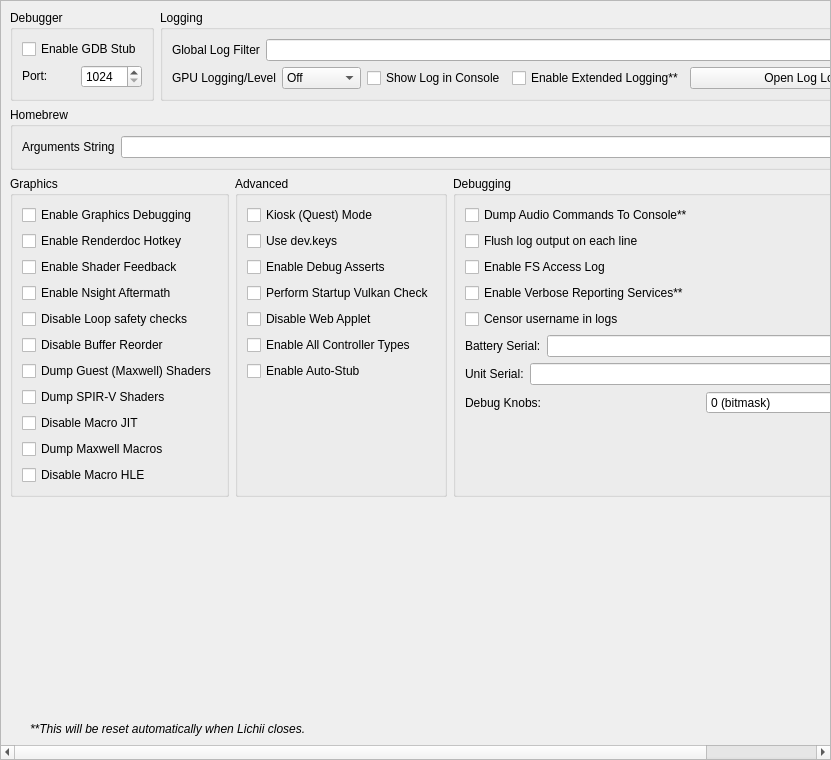
<?xml version="1.0" encoding="UTF-8"?>
<ui version="4.0">
 <class>ConfigureDebug</class>
 <widget class="QScrollArea" name="ConfigureDebug">
  <property name="geometry">
   <rect>
    <x>0</x>
    <y>0</y>
    <width>831</width>
    <height>760</height>
   </rect>
  </property>
  <property name="widgetResizable">
   <bool>true</bool>
  </property>
  <widget class="QWidget" name="widget">
   <property name="geometry">
    <rect>
     <x>0</x>
     <y>0</y>
     <width>829</width>
     <height>758</height>
    </rect>
   </property>
   <layout class="QVBoxLayout" name="verticalLayout_1">
    <item>
     <layout class="QHBoxLayout" name="horizontalLayout">
      <property name="topMargin">
       <number>0</number>
      </property>
      <item>
       <widget class="QGroupBox" name="groupBox">
        <property name="sizePolicy">
         <sizepolicy hsizetype="Preferred" vsizetype="Preferred">
          <horstretch>0</horstretch>
          <verstretch>0</verstretch>
         </sizepolicy>
        </property>
        <property name="title">
         <string>Debugger</string>
        </property>
        <property name="alignment">
         <set>Qt::AlignmentFlag::AlignLeading|Qt::AlignmentFlag::AlignLeft|Qt::AlignmentFlag::AlignTop</set>
        </property>
        <property name="flat">
         <bool>false</bool>
        </property>
        <property name="checkable">
         <bool>false</bool>
        </property>
        <layout class="QVBoxLayout" name="verticalLayout_3">
         <item>
          <widget class="QWidget" name="debug_widget" native="true">
           <property name="sizePolicy">
            <sizepolicy hsizetype="Preferred" vsizetype="Maximum">
             <horstretch>0</horstretch>
             <verstretch>0</verstretch>
            </sizepolicy>
           </property>
           <layout class="QVBoxLayout" name="verticalLayout">
            <property name="sizeConstraint">
             <enum>QLayout::SizeConstraint::SetDefaultConstraint</enum>
            </property>
            <property name="leftMargin">
             <number>0</number>
            </property>
            <property name="topMargin">
             <number>0</number>
            </property>
            <property name="rightMargin">
             <number>0</number>
            </property>
            <property name="bottomMargin">
             <number>0</number>
            </property>
            <item>
             <widget class="QCheckBox" name="toggle_gdbstub">
              <property name="toolTip">
               <string>Starts a GDB stub server so a debugger can attach to the emulated program.</string>
              </property>
              <property name="sizePolicy">
               <sizepolicy hsizetype="Maximum" vsizetype="Maximum">
                <horstretch>0</horstretch>
                <verstretch>0</verstretch>
               </sizepolicy>
              </property>
              <property name="text">
               <string>Enable GDB Stub</string>
              </property>
             </widget>
            </item>
            <item>
             <widget class="QWidget" name="horizontalWidget_3" native="true">
              <property name="sizePolicy">
               <sizepolicy hsizetype="Preferred" vsizetype="Maximum">
                <horstretch>0</horstretch>
                <verstretch>0</verstretch>
               </sizepolicy>
              </property>
              <layout class="QHBoxLayout" name="horizontalLayout_3">
               <property name="leftMargin">
                <number>0</number>
               </property>
               <property name="topMargin">
                <number>0</number>
               </property>
               <property name="rightMargin">
                <number>0</number>
               </property>
               <property name="bottomMargin">
                <number>0</number>
               </property>
               <item>
                <widget class="QLabel" name="label_11">
                 <property name="sizePolicy">
                  <sizepolicy hsizetype="Minimum" vsizetype="Maximum">
                   <horstretch>0</horstretch>
                   <verstretch>0</verstretch>
                  </sizepolicy>
                 </property>
                 <property name="text">
                  <string>Port:</string>
                 </property>
                </widget>
               </item>
               <item>
                <widget class="QSpinBox" name="gdbport_spinbox">
                 <property name="toolTip">
                  <string>TCP port the GDB stub listens on.</string>
                 </property>
                 <property name="sizePolicy">
                  <sizepolicy hsizetype="Preferred" vsizetype="Maximum">
                   <horstretch>0</horstretch>
                   <verstretch>0</verstretch>
                  </sizepolicy>
                 </property>
                 <property name="minimum">
                  <number>1024</number>
                 </property>
                 <property name="maximum">
                  <number>65535</number>
                 </property>
                </widget>
               </item>
              </layout>
             </widget>
            </item>
           </layout>
          </widget>
         </item>
        </layout>
       </widget>
      </item>
      <item>
       <widget class="QGroupBox" name="groupBox_2">
        <property name="sizePolicy">
         <sizepolicy hsizetype="Expanding" vsizetype="Preferred">
          <horstretch>0</horstretch>
          <verstretch>0</verstretch>
         </sizepolicy>
        </property>
        <property name="title">
         <string>Logging</string>
        </property>
        <layout class="QGridLayout" name="gridLayout_1">
         <item row="0" column="0" colspan="4">
          <widget class="QWidget" name="logging_widget" native="true">
           <property name="sizePolicy">
            <sizepolicy hsizetype="Preferred" vsizetype="Maximum">
             <horstretch>0</horstretch>
             <verstretch>0</verstretch>
            </sizepolicy>
           </property>
           <layout class="QHBoxLayout" name="horizontalLayout_1">
            <property name="leftMargin">
             <number>0</number>
            </property>
            <property name="topMargin">
             <number>0</number>
            </property>
            <property name="rightMargin">
             <number>0</number>
            </property>
            <property name="bottomMargin">
             <number>0</number>
            </property>
            <item>
             <widget class="QLabel" name="label_1">
              <property name="sizePolicy">
               <sizepolicy hsizetype="Preferred" vsizetype="Preferred">
                <horstretch>0</horstretch>
                <verstretch>0</verstretch>
               </sizepolicy>
              </property>
              <property name="text">
               <string>Global Log Filter</string>
              </property>
             </widget>
            </item>
            <item>
             <widget class="QLineEdit" name="log_filter_edit">
              <property name="toolTip">
               <string>Filter that limits which log classes and levels are written, for example "*:Info Service:Debug".</string>
              </property>
             </widget>
            </item>
           </layout>
          </widget>
         </item>
         <item row="1" column="0">
          <widget class="QWidget" name="gpu_log_level_widget" native="true">
           <property name="sizePolicy">
            <sizepolicy hsizetype="Preferred" vsizetype="Maximum">
             <horstretch>0</horstretch>
             <verstretch>0</verstretch>
            </sizepolicy>
           </property>
           <layout class="QHBoxLayout" name="gpu_log_level_layout">
            <property name="leftMargin">
             <number>0</number>
            </property>
            <property name="topMargin">
             <number>0</number>
            </property>
            <property name="rightMargin">
             <number>0</number>
            </property>
            <property name="bottomMargin">
             <number>0</number>
            </property>
            <item>
             <widget class="QLabel" name="gpu_log_level_label">
              <property name="text">
               <string>GPU Logging/Level</string>
              </property>
             </widget>
            </item>
            <item>
             <widget class="QComboBox" name="gpu_log_level">
              <property name="toolTip">
               <string>Detail level for GPU logs. Off disables logging entirely.</string>
              </property>
              <item>
               <property name="text">
                <string>Off</string>
               </property>
              </item>
              <item>
               <property name="text">
                <string>Errors</string>
               </property>
              </item>
              <item>
               <property name="text">
                <string>Standard</string>
               </property>
              </item>
              <item>
               <property name="text">
                <string>Verbose</string>
               </property>
              </item>
              <item>
               <property name="text">
                <string>All</string>
               </property>
              </item>
             </widget>
            </item>
           </layout>
          </widget>
         </item>
         <item row="1" column="1">
          <widget class="QCheckBox" name="toggle_console">
           <property name="toolTip">
            <string>Also prints the log to the console window.</string>
           </property>
           <property name="text">
            <string>Show Log in Console</string>
           </property>
          </widget>
         </item>
         <item row="1" column="2">
          <widget class="QCheckBox" name="extended_logging">
           <property name="enabled">
            <bool>true</bool>
           </property>
           <property name="toolTip">
            <string>When checked, the max size of the log increases from 100 MB to 1 GB</string>
           </property>
           <property name="text">
            <string>Enable Extended Logging**</string>
           </property>
          </widget>
         </item>
         <item row="1" column="3">
          <widget class="QPushButton" name="open_log_button">
           <property name="sizePolicy">
            <sizepolicy hsizetype="Expanding" vsizetype="Maximum">
             <horstretch>1</horstretch>
             <verstretch>0</verstretch>
            </sizepolicy>
           </property>
           <property name="minimumSize">
            <size>
             <width>250</width>
             <height>0</height>
            </size>
           </property>
           <property name="text">
            <string>Open Log Location</string>
           </property>
          </widget>
         </item>
        </layout>
       </widget>
      </item>
     </layout>
    </item>
    <item>
     <widget class="QGroupBox" name="groupBox_3">
      <property name="title">
       <string>Homebrew</string>
      </property>
      <layout class="QVBoxLayout" name="verticalLayout_5">
       <item>
        <layout class="QHBoxLayout" name="horizontalLayout_4">
         <item>
          <widget class="QLabel" name="label_3">
           <property name="text">
            <string>Arguments String</string>
           </property>
          </widget>
         </item>
         <item>
          <widget class="QLineEdit" name="homebrew_args_edit">
           <property name="toolTip">
            <string>Arguments passed to the program when it starts, for homebrew that reads command line arguments. Can only be changed while no game is running.</string>
           </property>
          </widget>
         </item>
        </layout>
       </item>
      </layout>
     </widget>
    </item>
    <item>
     <layout class="QHBoxLayout" name="horizontalLayout_2">
      <item>
       <widget class="QGroupBox" name="groupBox_4">
        <property name="title">
         <string>Graphics</string>
        </property>
        <layout class="QGridLayout" name="gridLayout_2">
         <item row="4" column="0">
          <widget class="QCheckBox" name="disable_loop_safety_checks">
           <property name="toolTip">
            <string>When checked, it executes shaders without loop logic changes</string>
           </property>
           <property name="text">
            <string>Disable Loop safety checks</string>
           </property>
          </widget>
         </item>
         <item row="9" column="0">
          <widget class="QCheckBox" name="dump_macros">
           <property name="enabled">
            <bool>true</bool>
           </property>
           <property name="toolTip">
            <string>When checked, it will dump all the macro programs of the GPU</string>
           </property>
           <property name="text">
            <string>Dump Maxwell Macros</string>
           </property>
          </widget>
         </item>
         <item row="3" column="0">
          <widget class="QCheckBox" name="enable_nsight_aftermath">
           <property name="toolTip">
            <string>When checked, it enables Nsight Aftermath crash dumps</string>
           </property>
           <property name="text">
            <string>Enable Nsight Aftermath</string>
           </property>
          </widget>
         </item>
         <item row="6" column="0">
          <widget class="QCheckBox" name="dump_guest_shaders">
           <property name="enabled">
            <bool>true</bool>
           </property>
           <property name="toolTip">
            <string>When checked, it will dump original Maxwell guest shader bytecode (the input to the recompiler) as .ash files under DumpDir/shaders/. Useful for inspection with nvdisasm.</string>
           </property>
           <property name="text">
            <string>Dump Guest (Maxwell) Shaders</string>
           </property>
          </widget>
         </item>
         <item row="1" column="0">
          <widget class="QCheckBox" name="enable_renderdoc_hotkey">
           <property name="toolTip">
            <string>Enables a hotkey to capture a frame with RenderDoc. Only useful for graphics debugging.</string>
           </property>
           <property name="text">
            <string>Enable Renderdoc Hotkey</string>
           </property>
          </widget>
         </item>
         <item row="8" column="0">
          <widget class="QCheckBox" name="disable_macro_jit">
           <property name="enabled">
            <bool>true</bool>
           </property>
           <property name="toolTip">
            <string>When checked, it disables the macro Just In Time compiler. Enabling this makes games run slower</string>
           </property>
           <property name="text">
            <string>Disable Macro JIT</string>
           </property>
          </widget>
         </item>
         <item row="10" column="0">
          <widget class="QCheckBox" name="disable_macro_hle">
           <property name="enabled">
            <bool>true</bool>
           </property>
           <property name="toolTip">
            <string>When checked, it disables the macro HLE functions. Enabling this makes games run slower</string>
           </property>
           <property name="text">
            <string>Disable Macro HLE</string>
           </property>
          </widget>
         </item>
         <item row="0" column="0">
          <widget class="QCheckBox" name="enable_graphics_debugging">
           <property name="enabled">
            <bool>true</bool>
           </property>
           <property name="toolTip">
            <string>When checked, the graphics API enters a slower debugging mode</string>
           </property>
           <property name="text">
            <string>Enable Graphics Debugging</string>
           </property>
          </widget>
         </item>
         <item row="11" column="0">
          <spacer name="verticalSpacer_5">
           <property name="orientation">
            <enum>Qt::Orientation::Vertical</enum>
           </property>
           <property name="sizeType">
            <enum>QSizePolicy::Policy::Preferred</enum>
           </property>
           <property name="sizeHint" stdset="0">
            <size>
             <width>20</width>
             <height>0</height>
            </size>
           </property>
          </spacer>
         </item>
         <item row="2" column="0">
          <widget class="QCheckBox" name="enable_shader_feedback">
           <property name="toolTip">
            <string>When checked, yuzu will log statistics about the compiled pipeline cache</string>
           </property>
           <property name="text">
            <string>Enable Shader Feedback</string>
           </property>
          </widget>
         </item>
         <item row="5" column="0">
          <widget class="QCheckBox" name="disable_buffer_reorder">
           <property name="toolTip">
            <string>&lt;html&gt;&lt;head/&gt;&lt;body&gt;&lt;p&gt;When checked, disables reordering of mapped memory uploads which allows to associate uploads with specific draws. May reduce performance in some cases.&lt;/p&gt;&lt;/body&gt;&lt;/html&gt;</string>
           </property>
           <property name="text">
            <string>Disable Buffer Reorder</string>
           </property>
          </widget>
         </item>
         <item row="7" column="0">
          <widget class="QCheckBox" name="gpu_log_shader_dumps">
           <property name="toolTip">
            <string>When checked, it will dump the recompiler's output SPIR-V binaries (.spv) under LogDir/shaders/. Inspect via SPIRV-Tools (spirv-dis / spirv-cross / spirv-val) or RenderDoc.</string>
           </property>
           <property name="text">
            <string>Dump SPIR-V Shaders</string>
           </property>
          </widget>
         </item>
        </layout>
       </widget>
      </item>
      <item>
       <widget class="QGroupBox" name="groupBox_6">
        <property name="title">
         <string>Advanced</string>
        </property>
        <layout class="QGridLayout" name="gridLayout_4">
         <item row="3" column="0">
          <widget class="QCheckBox" name="perform_vulkan_check">
           <property name="toolTip">
            <string>Enables yuzu to check for a working Vulkan environment when the program starts up. Disable this if this is causing issues with external programs seeing yuzu.</string>
           </property>
           <property name="text">
            <string>Perform Startup Vulkan Check</string>
           </property>
          </widget>
         </item>
         <item row="4" column="0">
          <widget class="QCheckBox" name="disable_web_applet">
           <property name="toolTip">
            <string>Disables the web applet. Games that try to open a web page will not show it.</string>
           </property>
           <property name="text">
            <string>Disable Web Applet</string>
           </property>
          </widget>
         </item>
         <item row="5" column="0">
          <widget class="QCheckBox" name="enable_all_controllers">
           <property name="toolTip">
            <string>Makes every controller type available for selection, including types that real consoles do not normally offer.</string>
           </property>
           <property name="text">
            <string>Enable All Controller Types</string>
           </property>
          </widget>
         </item>
         <item row="6" column="0">
          <widget class="QCheckBox" name="use_auto_stub">
           <property name="toolTip">
            <string>Automatically stubs unimplemented services instead of stopping emulation. Can hide problems or cause unexpected behavior.</string>
           </property>
           <property name="text">
            <string>Enable Auto-Stub</string>
           </property>
          </widget>
         </item>
         <item row="0" column="0">
          <widget class="QCheckBox" name="quest_flag">
           <property name="toolTip">
            <string>Runs the system in kiosk (Quest) mode.</string>
           </property>
           <property name="text">
            <string>Kiosk (Quest) Mode</string>
           </property>
          </widget>
         </item>
         <item row="1" column="0">
          <widget class="QCheckBox" name="use_dev_keys">
           <property name="toolTip">
            <string>Loads dev.keys instead of prod.keys for decryption.</string>
           </property>
           <property name="text">
            <string>Use dev.keys</string>
           </property>
          </widget>
         </item>
         <item row="2" column="0">
          <widget class="QCheckBox" name="use_debug_asserts">
           <property name="toolTip">
            <string>Enables debug assertions, which stop emulation when an internal check fails.</string>
           </property>
           <property name="text">
            <string>Enable Debug Asserts</string>
           </property>
          </widget>
         </item>
         <item row="7" column="0">
          <spacer name="verticalSpacer_4">
           <property name="orientation">
            <enum>Qt::Orientation::Vertical</enum>
           </property>
           <property name="sizeType">
            <enum>QSizePolicy::Policy::Expanding</enum>
           </property>
           <property name="sizeHint" stdset="0">
            <size>
             <width>20</width>
             <height>0</height>
            </size>
           </property>
          </spacer>
         </item>
        </layout>
       </widget>
      </item>
      <item>
       <widget class="QGroupBox" name="groupBox_5">
        <property name="title">
         <string>Debugging</string>
        </property>
        <layout class="QGridLayout" name="gridLayout_3">
         <item row="6" column="0">
          <widget class="QWidget" name="serial_battery_widget" native="true">
           <property name="sizePolicy">
            <sizepolicy hsizetype="Preferred" vsizetype="Maximum">
             <horstretch>0</horstretch>
             <verstretch>0</verstretch>
            </sizepolicy>
           </property>
           <layout class="QHBoxLayout" name="horizontalLayout_11">
            <property name="leftMargin">
             <number>0</number>
            </property>
            <property name="topMargin">
             <number>0</number>
            </property>
            <property name="rightMargin">
             <number>0</number>
            </property>
            <property name="bottomMargin">
             <number>0</number>
            </property>
            <item>
             <widget class="QLabel" name="label_12">
              <property name="sizePolicy">
               <sizepolicy hsizetype="Preferred" vsizetype="Preferred">
                <horstretch>0</horstretch>
                <verstretch>0</verstretch>
               </sizepolicy>
              </property>
              <property name="text">
               <string>Battery Serial:</string>
              </property>
             </widget>
            </item>
            <item>
             <widget class="QLineEdit" name="serial_battery_edit"/>
            </item>
           </layout>
          </widget>
         </item>
         <item row="8" column="0">
          <widget class="QWidget" name="debug_knobs_widget" native="true">
           <property name="sizePolicy">
            <sizepolicy hsizetype="Preferred" vsizetype="Maximum">
             <horstretch>0</horstretch>
             <verstretch>0</verstretch>
            </sizepolicy>
           </property>
           <layout class="QHBoxLayout" name="horizontalLayout_debug_knobs">
            <property name="leftMargin">
             <number>0</number>
            </property>
            <property name="topMargin">
             <number>0</number>
            </property>
            <property name="rightMargin">
             <number>0</number>
            </property>
            <property name="bottomMargin">
             <number>0</number>
            </property>
            <item>
             <widget class="QLabel" name="label_debug_knobs">
              <property name="sizePolicy">
               <sizepolicy hsizetype="Preferred" vsizetype="Preferred">
                <horstretch>0</horstretch>
                <verstretch>0</verstretch>
               </sizepolicy>
              </property>
              <property name="text">
               <string>Debug Knobs:</string>
              </property>
             </widget>
            </item>
            <item>
             <widget class="QSpinBox" name="debug_knobs_spinbox">
              <property name="minimum">
               <number>0</number>
              </property>
              <property name="maximum">
               <number>65535</number>
              </property>
              <property name="toolTip">
               <string>Bitmask for quick development toggles</string>
              </property>
              <property name="statusTip">
               <string>Set debug knobs (bitmask)</string>
              </property>
              <property name="whatsThis">
               <string>16-bit debug knob set for quick development toggles</string>
              </property>
              <property name="suffix">
               <string> (bitmask)</string>
              </property>
             </widget>
            </item>
           </layout>
          </widget>
         </item>
         <item row="7" column="0">
          <widget class="QWidget" name="serial_board_widget" native="true">
           <property name="sizePolicy">
            <sizepolicy hsizetype="Preferred" vsizetype="Maximum">
             <horstretch>0</horstretch>
             <verstretch>0</verstretch>
            </sizepolicy>
           </property>
           <layout class="QHBoxLayout" name="horizontalLayout_12">
            <property name="leftMargin">
             <number>0</number>
            </property>
            <property name="topMargin">
             <number>0</number>
            </property>
            <property name="rightMargin">
             <number>0</number>
            </property>
            <property name="bottomMargin">
             <number>0</number>
            </property>
            <item>
             <widget class="QLabel" name="label_13">
              <property name="sizePolicy">
               <sizepolicy hsizetype="Preferred" vsizetype="Preferred">
                <horstretch>0</horstretch>
                <verstretch>0</verstretch>
               </sizepolicy>
              </property>
              <property name="text">
               <string>Unit Serial:</string>
              </property>
             </widget>
            </item>
            <item>
             <widget class="QLineEdit" name="serial_board_edit"/>
            </item>
           </layout>
          </widget>
         </item>
         <item row="20" column="0">
          <spacer name="verticalSpacer_3">
           <property name="orientation">
            <enum>Qt::Orientation::Vertical</enum>
           </property>
           <property name="sizeType">
            <enum>QSizePolicy::Policy::Expanding</enum>
           </property>
           <property name="sizeHint" stdset="0">
            <size>
             <width>20</width>
             <height>0</height>
            </size>
           </property>
          </spacer>
         </item>
         <item row="1" column="0">
          <widget class="QCheckBox" name="dump_audio_commands">
           <property name="toolTip">
            <string>Enable this to output the latest generated audio command list to the console. Only affects games using the audio renderer.</string>
           </property>
           <property name="text">
            <string>Dump Audio Commands To Console**</string>
           </property>
          </widget>
         </item>
         <item row="2" column="0">
          <widget class="QCheckBox" name="flush_line">
           <property name="toolTip">
            <string>Flushes the log file after every line. Slower, but keeps the log complete if the emulator crashes.</string>
           </property>
           <property name="text">
            <string>Flush log output on each line</string>
           </property>
          </widget>
         </item>
         <item row="3" column="0">
          <widget class="QCheckBox" name="fs_access_log">
           <property name="toolTip">
            <string>Logs file system accesses made by the emulated program.</string>
           </property>
           <property name="text">
            <string>Enable FS Access Log</string>
           </property>
          </widget>
         </item>
         <item row="4" column="0">
          <widget class="QCheckBox" name="reporting_services">
           <property name="toolTip">
            <string>Enables verbose logging of the reporting services. This can produce very large logs.</string>
           </property>
           <property name="text">
            <string>Enable Verbose Reporting Services**</string>
           </property>
          </widget>
         </item>
         <item row="5" column="0">
          <widget class="QCheckBox" name="censor_username">
           <property name="toolTip">
            <string>Hides the username in the log output.</string>
           </property>
           <property name="text">
            <string>Censor username in logs</string>
           </property>
          </widget>
         </item>
        </layout>
       </widget>
      </item>
     </layout>
    </item>
    <item>
     <spacer name="verticalSpacer">
      <property name="orientation">
       <enum>Qt::Orientation::Vertical</enum>
      </property>
      <property name="sizeHint" stdset="0">
       <size>
        <width>20</width>
        <height>0</height>
       </size>
      </property>
     </spacer>
    </item>
    <item>
     <widget class="QLabel" name="label_5">
      <property name="sizePolicy">
       <sizepolicy hsizetype="Expanding" vsizetype="Preferred">
        <horstretch>0</horstretch>
        <verstretch>0</verstretch>
       </sizepolicy>
      </property>
      <property name="font">
       <font>
        <italic>true</italic>
       </font>
      </property>
      <property name="text">
    <string>**This will be reset automatically when Lichii closes.</string>
      </property>
      <property name="indent">
       <number>20</number>
      </property>
     </widget>
    </item>
   </layout>
  </widget>
 </widget>
 <tabstops>
  <tabstop>log_filter_edit</tabstop>
  <tabstop>toggle_console</tabstop>
  <tabstop>extended_logging</tabstop>
  <tabstop>open_log_button</tabstop>
  <tabstop>homebrew_args_edit</tabstop>
  <tabstop>enable_graphics_debugging</tabstop>
  <tabstop>enable_shader_feedback</tabstop>
  <tabstop>enable_nsight_aftermath</tabstop>
  <tabstop>fs_access_log</tabstop>
  <tabstop>reporting_services</tabstop>
  <tabstop>quest_flag</tabstop>
  <tabstop>use_debug_asserts</tabstop>
 </tabstops>
 <resources/>
 <connections/>
</ui>
